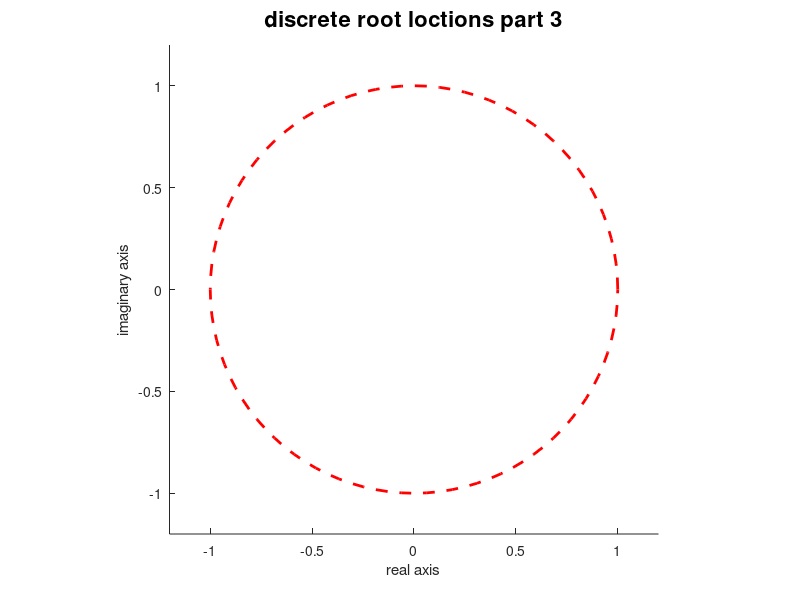

Reproduce this figure in MATLAB. (Note: this script raises an error after producing the figure.)
clear all
theta = (0:pi/50:2*pi)';
theta2 = (0:pi/50:pi)';
real_unit = cos(theta);
imag_unit = sin(theta);

figure; hold on
p1 = plot(real_unit,imag_unit,'r--','linewi',2)
axis([-1.2 1.2 -1.2 1.2]),axis equal
title('discrete root loctions part 3','FontSize',16)
xlabel('real axis')
ylabel('imaginary axis')
ax = gca;
ax.FontSize = 16;

%% perfomance constraints
ts01 = 3;
ts02 = 1;
f_s = 5; 
omega_s  = 2*pi*f_s;
T = 1/f_s;
Mpo = 0.5266;
Mp0_2 = 0.0948;
tr0 = 0.8;

%% settling time constraints
mag_ts2 = exp(-(4/ts01)*T);
real_ts2 = mag_ts2*cos(theta);
imag_ts2 = mag_ts2*sin(theta);
mag_ts1 = exp(-(4/ts02)*T);
real_ts1 = mag_ts1*cos(theta);
imag_ts1 = mag_ts1*sin(theta);
plo_real_ts = [real_ts1; real_ts2];
plo_imag_ts = [imag_ts1; imag_ts2];
p2 = fill(plo_real_ts,plo_imag_ts,'g','LineStyle','none');
alpha(0.25);
%  p3 = fill(real_ts1,imag_ts1,'w','LineStyle','none');
%  alpha(p3,1);

%% overshoot

zeta_Mp = sqrt(log(Mpo)^2/(pi^2+log(Mpo)^2));
mag_Mp = exp(-zeta_Mp/sqrt(1-zeta_Mp^2)*theta2);

real_Mp = mag_Mp.*cos(theta2);
imag_Mp = mag_Mp.*sin(theta2);
real_Mp_2 = [real_Mp; flipud(real_Mp)];
imag_Mp_2 = [imag_Mp; flipud(-imag_Mp)];
% p3 = fill(real_Mp_2,imag_Mp_2,'b','LineStyle','none');
% p5 = fill(real_Mp,-imag_Mp,'b','LineStyle','none');
% alpha(p3,0.25);
% alpha(p5,0.25);
zeta_Mp_2 = sqrt(log(Mp0_2)^2/(pi^2+log(Mp0_2)^2));
mag_Mp_2 = exp(-zeta_Mp_2/sqrt(1-zeta_Mp_2^2)*theta2);
real_Mp_3 = mag_Mp_2.*cos(theta2);
imag_Mp_3 = mag_Mp_2.*sin(theta2);
real_Mp_4 = [real_Mp; flipud(real_Mp);real_Mp_3; flipud(real_Mp_3)];
imag_Mp_4 = [imag_Mp; flipud(-imag_Mp);imag_Mp_3; flipud(-imag_Mp_3)];
p8 = fill(real_Mp_4,imag_Mp_4,'b','LineStyle','none');
% p9 = fill(real_Mp_3,-imag_Mp_3,'w','LineStyle','none');
alpha(p8,0.25);
% alpha(p9,1);
 zgrid

%%
k = -1:1:40;
y_k(1) = 0.6543;
y_k(2) = 1;

for y = 3:42;
%     k = y-3;
%     if k >= 0;
%         u_k = 0;
%     else
%         u_k = 0;
%     end
    y_k(y) = 1.034*y_k(y-1)-0.157*y_k(y-2);
end
k = -1:1:40;
T = 0.2;
plot(k*T,y_k)
grid on

